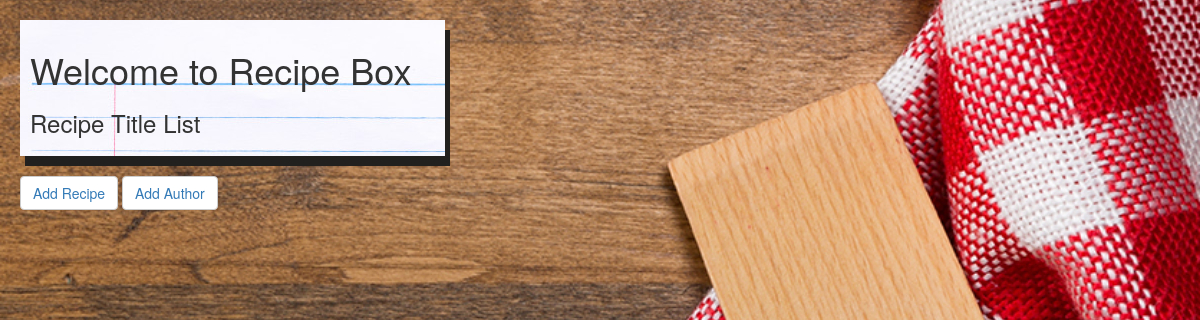
The app's page /, older data.
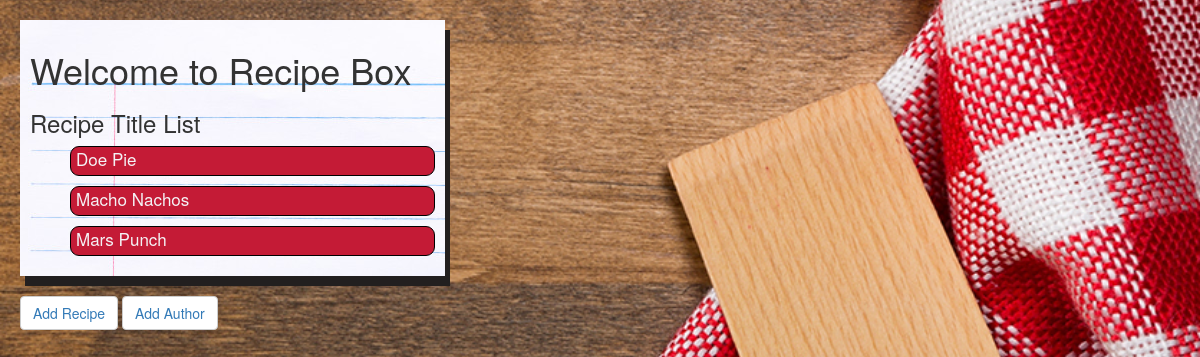
The same page, newer data.
### recipes/models.py (models this page shows, shortened)
class Recipe(models.Model):
    title = models.CharField(max_length=50)
    author = models.ForeignKey(Author, on_delete=models.CASCADE)
    description = models.TextField()
    time_required = models.CharField(max_length=80)
    instructions = models.TextField()

### recipes/views.py (the view)
# urls.py: path('', index_view, name="recipes"),
def index_view(request):
    my_recipes = Recipe.objects.all()
    return render(request, 'index.html', {"recipes": my_recipes, "page_title": "Recipe Box"})

### templates/index.html (shortened to what this page needs)
{% extends 'base.html' %}
{% block content %}
<html lang="en">
    <head>
   </head>
<body>
<div class="notebook-container">
<h1>Welcome to Recipe Box</h1>
  <h3>Recipe Title List</h3>
  {% for recipe in recipes%}
  <ul style="list-style: none;">
    <div class="recipe-list"><li><a style="color:#F4F2F5;" href="/recipe/{{recipe.id}}/">{{recipe.title}}<a></li></div>
  </ul>
  {% endfor %}
</div>
<div class="btn-container">
  <button type="button" class="btn btn-default">
    <a href="/addrecipe/{{recipe_form}}">Add Recipe</a>
  </button>
  <button type="button" class="btn btn-default">
    <a href="/addauthor/{{author_form}}">Add Author</a>
  </button>
</div>
</body>
{% endblock %}

Row changes from the older to the newer data that the page shows:
added Recipe: title "Doe Pie"
added Recipe: title "Macho Nachos"
added Recipe: title "Mars Punch"
